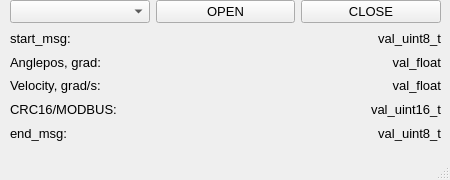
<?xml version="1.0" encoding="UTF-8"?>
<ui version="4.0">
 <class>MainWindow</class>
 <widget class="QMainWindow" name="MainWindow">
  <property name="geometry">
   <rect>
    <x>0</x>
    <y>0</y>
    <width>450</width>
    <height>180</height>
   </rect>
  </property>
  <property name="windowTitle">
   <string>MainWindow</string>
  </property>
  <widget class="QWidget" name="centralwidget">
   <widget class="QWidget" name="layoutWidget">
    <property name="geometry">
     <rect>
      <x>10</x>
      <y>0</y>
      <width>431</width>
      <height>142</height>
     </rect>
    </property>
    <layout class="QVBoxLayout" name="verticalLayout_2">
     <item>
      <layout class="QHBoxLayout" name="horizontalLayout">
       <item>
        <widget class="QComboBox" name="comList">
         <property name="font">
          <font>
           <pointsize>10</pointsize>
          </font>
         </property>
        </widget>
       </item>
       <item>
        <widget class="QPushButton" name="openButton">
         <property name="enabled">
          <bool>true</bool>
         </property>
         <property name="sizePolicy">
          <sizepolicy hsizetype="Minimum" vsizetype="Fixed">
           <horstretch>0</horstretch>
           <verstretch>0</verstretch>
          </sizepolicy>
         </property>
         <property name="font">
          <font>
           <pointsize>10</pointsize>
          </font>
         </property>
         <property name="text">
          <string>OPEN</string>
         </property>
        </widget>
       </item>
       <item>
        <widget class="QPushButton" name="closeButton">
         <property name="font">
          <font>
           <pointsize>10</pointsize>
          </font>
         </property>
         <property name="text">
          <string>CLOSE</string>
         </property>
        </widget>
       </item>
      </layout>
     </item>
     <item>
      <layout class="QHBoxLayout" name="horizontalLayout_2">
       <property name="sizeConstraint">
        <enum>QLayout::SetNoConstraint</enum>
       </property>
       <item>
        <layout class="QVBoxLayout" name="verticalLayout">
         <property name="spacing">
          <number>6</number>
         </property>
         <property name="sizeConstraint">
          <enum>QLayout::SetNoConstraint</enum>
         </property>
         <property name="leftMargin">
          <number>0</number>
         </property>
         <property name="topMargin">
          <number>0</number>
         </property>
         <property name="rightMargin">
          <number>0</number>
         </property>
         <property name="bottomMargin">
          <number>0</number>
         </property>
         <item>
          <widget class="QLabel" name="label_1">
           <property name="sizePolicy">
            <sizepolicy hsizetype="MinimumExpanding" vsizetype="Preferred">
             <horstretch>0</horstretch>
             <verstretch>0</verstretch>
            </sizepolicy>
           </property>
           <property name="font">
            <font>
             <pointsize>10</pointsize>
            </font>
           </property>
           <property name="text">
            <string>start_msg:</string>
           </property>
          </widget>
         </item>
         <item>
          <widget class="QLabel" name="label_2">
           <property name="sizePolicy">
            <sizepolicy hsizetype="MinimumExpanding" vsizetype="Preferred">
             <horstretch>0</horstretch>
             <verstretch>0</verstretch>
            </sizepolicy>
           </property>
           <property name="font">
            <font>
             <pointsize>10</pointsize>
            </font>
           </property>
           <property name="text">
            <string>Anglepos, grad:</string>
           </property>
          </widget>
         </item>
         <item>
          <widget class="QLabel" name="label_3">
           <property name="sizePolicy">
            <sizepolicy hsizetype="MinimumExpanding" vsizetype="Preferred">
             <horstretch>0</horstretch>
             <verstretch>0</verstretch>
            </sizepolicy>
           </property>
           <property name="font">
            <font>
             <pointsize>10</pointsize>
            </font>
           </property>
           <property name="text">
            <string>Velocity, grad/s:</string>
           </property>
          </widget>
         </item>
         <item>
          <widget class="QLabel" name="label_4">
           <property name="sizePolicy">
            <sizepolicy hsizetype="MinimumExpanding" vsizetype="Preferred">
             <horstretch>0</horstretch>
             <verstretch>0</verstretch>
            </sizepolicy>
           </property>
           <property name="font">
            <font>
             <pointsize>10</pointsize>
            </font>
           </property>
           <property name="text">
            <string>CRC16/MODBUS:</string>
           </property>
          </widget>
         </item>
         <item>
          <widget class="QLabel" name="label_5">
           <property name="sizePolicy">
            <sizepolicy hsizetype="MinimumExpanding" vsizetype="Preferred">
             <horstretch>0</horstretch>
             <verstretch>0</verstretch>
            </sizepolicy>
           </property>
           <property name="font">
            <font>
             <pointsize>10</pointsize>
            </font>
           </property>
           <property name="text">
            <string>end_msg:</string>
           </property>
          </widget>
         </item>
        </layout>
       </item>
       <item>
        <spacer name="horizontalSpacer">
         <property name="orientation">
          <enum>Qt::Horizontal</enum>
         </property>
         <property name="sizeType">
          <enum>QSizePolicy::Expanding</enum>
         </property>
         <property name="sizeHint" stdset="0">
          <size>
           <width>200</width>
           <height>20</height>
          </size>
         </property>
        </spacer>
       </item>
       <item>
        <layout class="QVBoxLayout" name="verticalLayout_3">
         <property name="spacing">
          <number>6</number>
         </property>
         <property name="sizeConstraint">
          <enum>QLayout::SetNoConstraint</enum>
         </property>
         <property name="leftMargin">
          <number>0</number>
         </property>
         <property name="topMargin">
          <number>0</number>
         </property>
         <property name="rightMargin">
          <number>0</number>
         </property>
         <property name="bottomMargin">
          <number>0</number>
         </property>
         <item>
          <widget class="QLabel" name="label_6">
           <property name="sizePolicy">
            <sizepolicy hsizetype="MinimumExpanding" vsizetype="Preferred">
             <horstretch>0</horstretch>
             <verstretch>0</verstretch>
            </sizepolicy>
           </property>
           <property name="font">
            <font>
             <pointsize>10</pointsize>
            </font>
           </property>
           <property name="text">
            <string>val_uint8_t</string>
           </property>
           <property name="alignment">
            <set>Qt::AlignRight|Qt::AlignTrailing|Qt::AlignVCenter</set>
           </property>
          </widget>
         </item>
         <item>
          <widget class="QLabel" name="label_7">
           <property name="sizePolicy">
            <sizepolicy hsizetype="MinimumExpanding" vsizetype="Preferred">
             <horstretch>0</horstretch>
             <verstretch>0</verstretch>
            </sizepolicy>
           </property>
           <property name="font">
            <font>
             <pointsize>10</pointsize>
            </font>
           </property>
           <property name="text">
            <string>val_float</string>
           </property>
           <property name="alignment">
            <set>Qt::AlignRight|Qt::AlignTrailing|Qt::AlignVCenter</set>
           </property>
          </widget>
         </item>
         <item>
          <widget class="QLabel" name="label_8">
           <property name="sizePolicy">
            <sizepolicy hsizetype="MinimumExpanding" vsizetype="Preferred">
             <horstretch>0</horstretch>
             <verstretch>0</verstretch>
            </sizepolicy>
           </property>
           <property name="font">
            <font>
             <pointsize>10</pointsize>
            </font>
           </property>
           <property name="text">
            <string>val_float</string>
           </property>
           <property name="alignment">
            <set>Qt::AlignRight|Qt::AlignTrailing|Qt::AlignVCenter</set>
           </property>
          </widget>
         </item>
         <item>
          <widget class="QLabel" name="label_9">
           <property name="sizePolicy">
            <sizepolicy hsizetype="MinimumExpanding" vsizetype="Preferred">
             <horstretch>0</horstretch>
             <verstretch>0</verstretch>
            </sizepolicy>
           </property>
           <property name="font">
            <font>
             <pointsize>10</pointsize>
            </font>
           </property>
           <property name="text">
            <string>val_uint16_t</string>
           </property>
           <property name="alignment">
            <set>Qt::AlignRight|Qt::AlignTrailing|Qt::AlignVCenter</set>
           </property>
          </widget>
         </item>
         <item>
          <widget class="QLabel" name="label_10">
           <property name="sizePolicy">
            <sizepolicy hsizetype="MinimumExpanding" vsizetype="Preferred">
             <horstretch>0</horstretch>
             <verstretch>0</verstretch>
            </sizepolicy>
           </property>
           <property name="font">
            <font>
             <pointsize>10</pointsize>
            </font>
           </property>
           <property name="text">
            <string>val_uint8_t</string>
           </property>
           <property name="alignment">
            <set>Qt::AlignRight|Qt::AlignTrailing|Qt::AlignVCenter</set>
           </property>
          </widget>
         </item>
        </layout>
       </item>
      </layout>
     </item>
    </layout>
   </widget>
  </widget>
  <widget class="QMenuBar" name="menubar">
   <property name="geometry">
    <rect>
     <x>0</x>
     <y>0</y>
     <width>450</width>
     <height>21</height>
    </rect>
   </property>
  </widget>
  <widget class="QStatusBar" name="statusbar"/>
 </widget>
 <resources/>
 <connections/>
</ui>
